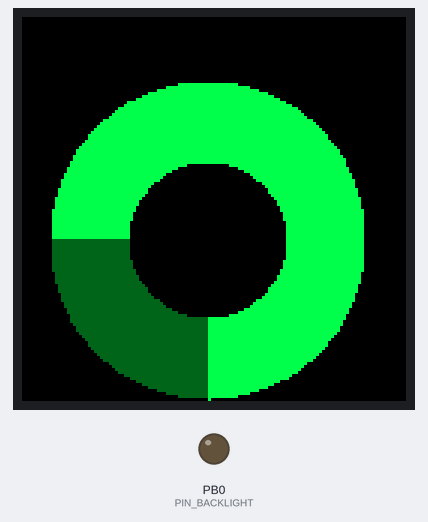
Simulated run of this program. Board: STM32 Blue Pill. On the bench: 128×128 colour display, output pins drawn as LEDs (lit = HIGH). What the program prints to the serial monitor is not drawn.

Above: at 0.2 s.
At 3.7 s:
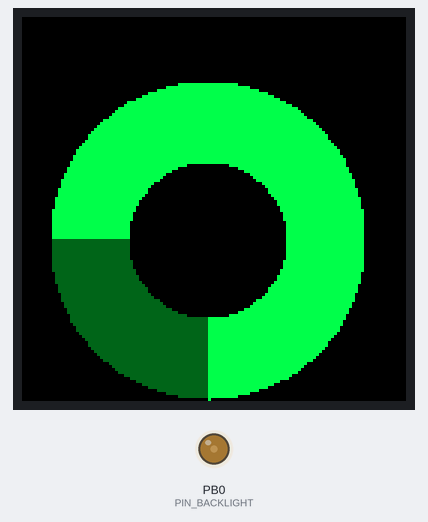
At 6.48 s:
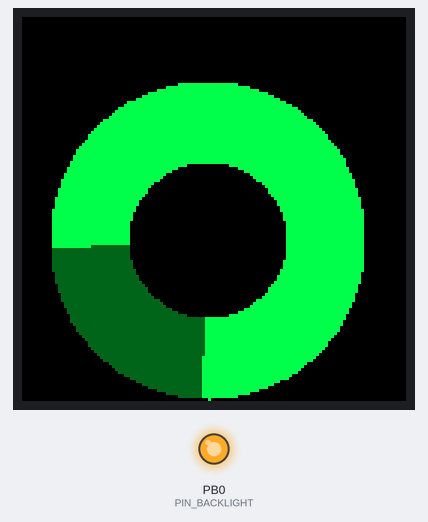
At 38.4 s:
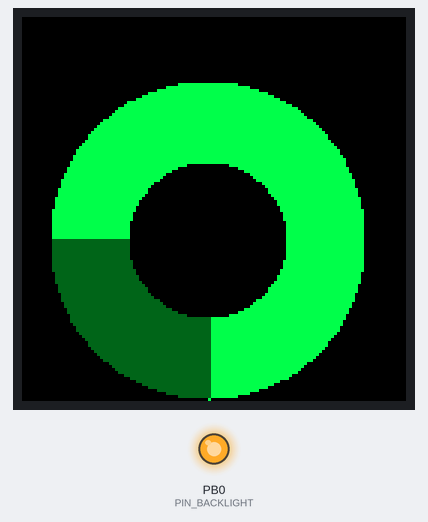
Timing chart, 0 to 39.9 s (numbered marks = the images above):
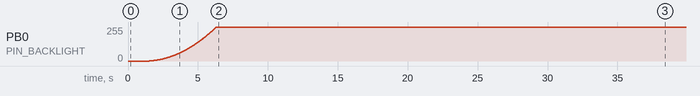

The program:

main.cpp
```cpp
#include <Arduino.h>
#include <Arduino_GFX_Library.h>

#define PIN_BACKLIGHT PB0
#define PIN_DC PA1
#define PIN_CS PA4
#define PIN_RES A0
// PIN_SCL A5
// PIN_SDA A7

#define BRIGHTGREEN RGB565(0, 255, 75)
#define DARKGREEN RGB565(0, 100, 30)
#define CENTER_X 62
#define CENTER_Y 74
#define OUTER_RADIUS 52
#define INNER_RADIUS 27

Arduino_DataBus *bus = new Arduino_HWSPI(PIN_DC, PIN_CS);
Arduino_GFX *gfx = new Arduino_GC9107(bus, PIN_RES, 0 /* rotation */, true /* IPS */);

void drawLine(uint16_t angle, uint16_t lineColor);

void setup(void)
{
  Serial.begin(115200);
  Serial.println("GC9107 Display Test");
  pinMode(PIN_BACKLIGHT, OUTPUT);
  digitalWrite(PIN_BACKLIGHT,LOW);


  // Init Display
  if (!gfx->begin())
  {
    Serial.println("gfx->begin() failed!");
  }

  gfx->fillScreen(BLACK);


  for(uint16_t i = 0; i < 270; i++)
  {
    drawLine(i,BRIGHTGREEN);
  }

  for(uint16_t i = 270; i < 360; i++)
  {
    drawLine(i,DARKGREEN);
  }

  delay(1000);


  for (uint16_t i = 0; i < 1024; i++)
  {
    analogWrite(PIN_BACKLIGHT, uint16_t(i*i/4112));
    delay(5);
  }
  digitalWrite(PIN_BACKLIGHT,HIGH);


}

void loop()
{
  for(uint16_t i = 0; i <= 45; i++)
  {
    drawLine(270+i,BRIGHTGREEN);
    drawLine(360-i,BRIGHTGREEN);
    delay(10);
  }
  for(uint16_t i = 0; i <= 45; i++)
  {
    drawLine(315-i,DARKGREEN);
    drawLine(315+i,DARKGREEN);
    delay(10);
  }
  delay(1000);
}


void drawLine(uint16_t angle, uint16_t lineColor)
{
  double sinVal = sin(angle*0.0174533);
  double cosVal = cos(angle*0.0174533);
  gfx->drawLine(CENTER_X+sinVal*INNER_RADIUS, CENTER_Y+cosVal*INNER_RADIUS, CENTER_X+sinVal*OUTER_RADIUS, CENTER_Y+cosVal*OUTER_RADIUS, lineColor);
  gfx->drawLine(CENTER_X+sinVal*INNER_RADIUS, CENTER_Y+1+cosVal*INNER_RADIUS, CENTER_X+sinVal*OUTER_RADIUS, CENTER_Y+1+cosVal*OUTER_RADIUS, lineColor);
}
```
